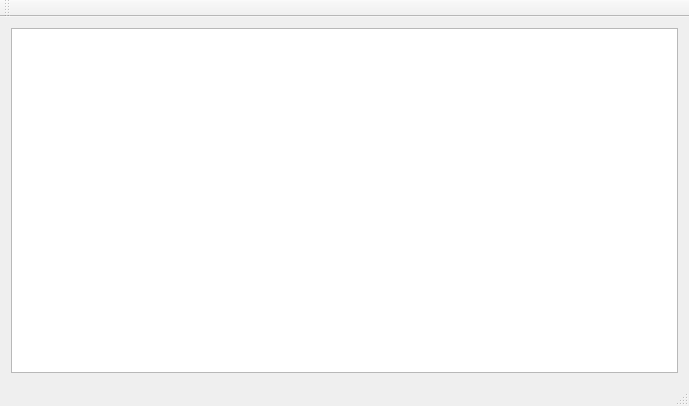
<?xml version="1.0" encoding="UTF-8"?>
<ui version="4.0">
 <class>MainWindow</class>
 <widget class="QMainWindow" name="MainWindow">
  <property name="geometry">
   <rect>
    <x>0</x>
    <y>0</y>
    <width>689</width>
    <height>406</height>
   </rect>
  </property>
  <property name="windowTitle">
   <string>MainWindow</string>
  </property>
  <widget class="QWidget" name="centralWidget">
   <layout class="QHBoxLayout" name="horizontalLayout">
    <item>
     <widget class="QListWidget" name="listWidget"/>
    </item>
   </layout>
  </widget>
  <widget class="QMenuBar" name="menuBar">
   <property name="geometry">
    <rect>
     <x>0</x>
     <y>0</y>
     <width>689</width>
     <height>21</height>
    </rect>
   </property>
  </widget>
  <widget class="QToolBar" name="mainToolBar">
   <attribute name="toolBarArea">
    <enum>TopToolBarArea</enum>
   </attribute>
   <attribute name="toolBarBreak">
    <bool>false</bool>
   </attribute>
  </widget>
  <widget class="QStatusBar" name="statusBar"/>
 </widget>
 <layoutdefault spacing="6" margin="11"/>
 <resources/>
 <connections/>
</ui>
